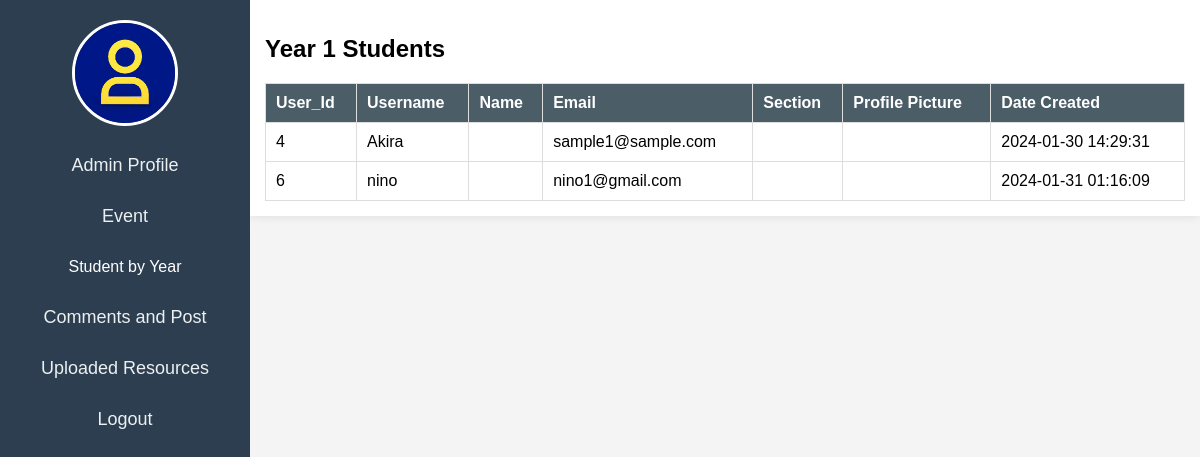
The app's page /admin_student1.php with its own data.
### tables this page shows
CREATE TABLE `users` (
  `user_id` int(11) NOT NULL,
  `email` varchar(255) DEFAULT NULL,
  `password` varchar(255) DEFAULT NULL,
  `username` varchar(255) NOT NULL,
  `name` varchar(255) NOT NULL,
  `profile_picture` longblob NOT NULL,
  `section` varchar(255) NOT NULL,
  `year` varchar(255) NOT NULL,
  `is_admin` int(11) NOT NULL,
  `created_at` timestamp NOT NULL DEFAULT current_timestamp()
);

### admin_student1.php (the view, shortened to what this page needs)
<?php
include 'connect.php';
$year1UsersStmt = $pdo->prepare("SELECT * FROM users WHERE year = '1st'");
$year1UsersStmt->execute();
$year1Users = $year1UsersStmt->fetchAll(PDO::FETCH_ASSOC);
?>
<!DOCTYPE html>
<html lang="en">
<head>
</head>
<body>
<div id="sidebar">
    <img id="profile-pic" src="img/default_profile_image.jpg" alt="Admin Profile Picture">
    <a href="admin_profile.php">Admin Profile</a>
    <a href="admin_event.php">Event</a>
    <div class="parent" onclick="toggleSubMenu('sub-menu-students')">
    <p>Student by Year</p>
    </div>
    <a href="admin_comment.php">Comments and Post</a>
    <a href="admin_resources.php">Uploaded Resources</a>
    <a href="admin_resources.php?action=logout">Logout</a>
</div>
    <div id="content">
        <h2>Year 1 Students</h2>
        <table class="year-table">
            <thead>
                <tr>
                    <th>User_Id</th>
                    <th>Username</th>
                    <th>Name</th>
                    <th>Email</th>
                    <th>Section</th>
                    <th>Profile Picture</th>
                    <th>Date Created</th>
                </tr>
            </thead>
            <tbody>
                <?php foreach ($year1Users as $user): ?>
                    <tr>
                        <td><?= $user['user_id']; ?></td>
                        <td><?= $user['username']; ?></td>
                        <td><?= $user['name']; ?></td>
                        <td><?= $user['email']; ?></td>
                        <td><?= $user['section']; ?></td>
                        <td><?= $user['profile_picture']; ?></td>
                        <td><?= $user['created_at']; ?></td>
                    </tr>
                <?php endforeach; ?>
            </tbody>
        </table>
    </div>
</body>
</html>

### admin_student1.php (style rules this page uses)
body { font-family: Arial, sans-serif; margin: 0; padding: 0; background-color: #f4f4f4; }
#sidebar { width: 250px; height: 100%; background: #2c3e50; position: fixed; left: 0; overflow-x: hidden; padding-top: 20px; text-align: center; }
#profile-pic { border: 3px solid #fff; border-radius: 50%; margin-bottom: 10px; width: 100px; height: 100px; object-fit: cover; }
#sidebar a { padding: 15px 10px; text-decoration: none; font-size: 18px; color: #ecf0f1; display: block; transition: 0.3s; }
#content { margin-left: 250px; padding: 15px; background-color: #fff; box-shadow: 0 0 10px rgba(0, 0, 0, 0.1); }
.parent { color: white; }
#content { margin-left: 250px; padding: 15px; }
.year-table { width: 100%; border-collapse: collapse; margin-top: 20px; }
.year-table th, .year-table td { border: 1px solid #ddd; padding: 10px; text-align: left; }
.year-table th { background-color: #4b5d67; color: #ffffff; }

### records on screen
users: user_id "4", username "Akira", email "sample1@sample.com", created_at "2024-01-30 14:29:31"
users: user_id "6", username "nino", email "nino1@gmail.com", created_at "2024-01-31 01:16:09"
